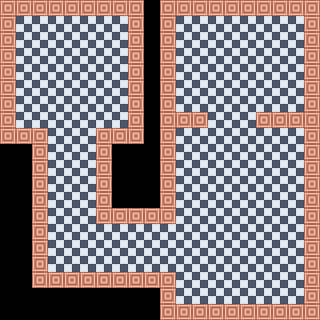

This game map was drawn from its Tiled (.tmx) file and the tilesets committed beside it. A one-line description and the full map source follow:
An orthogonal 20x20 tile map with 16x16 px tiles, 2 tile layers (Floor, Wall).

<map version="1.0" orientation="orthogonal" renderorder="right-down" width="20" height="20" tilewidth="16" tileheight="16" nextobjectid="1">
 <tileset firstgid="1" name="16x16_test" tilewidth="16" tileheight="16" tilecount="100" columns="10">
  <image source="../textures/16x16_test.png" width="160" height="160" />
 </tileset>
 <layer name="Floor" width="20" height="20">
  <data encoding="csv">
0,0,0,0,0,0,0,0,0,0,0,0,0,0,0,0,0,0,0,0,
0,1,1,1,1,1,1,1,0,0,0,1,1,1,1,1,1,1,1,0,
0,1,1,1,1,1,1,1,0,0,0,1,1,1,1,1,1,1,1,0,
0,1,1,1,1,1,1,1,0,0,0,1,1,1,1,1,1,1,1,0,
0,1,1,1,1,1,1,1,0,0,0,1,1,1,1,1,1,1,1,0,
0,1,1,1,1,1,1,1,0,0,0,1,1,1,1,1,1,1,1,0,
0,1,1,1,1,1,1,1,0,0,0,1,1,1,1,1,1,1,1,0,
0,1,1,1,1,1,1,1,0,0,0,0,0,1,1,1,0,0,0,0,
0,0,0,1,1,1,0,0,0,0,0,1,1,1,1,1,1,1,1,0,
0,0,0,1,1,1,0,0,0,0,0,1,1,1,1,1,1,1,1,0,
0,0,0,1,1,1,0,0,0,0,0,1,1,1,1,1,1,1,1,0,
0,0,0,1,1,1,0,0,0,0,0,1,1,1,1,1,1,1,1,0,
0,0,0,1,1,1,0,0,0,0,0,1,1,1,1,1,1,1,1,0,
0,0,0,1,1,1,0,0,0,0,0,1,1,1,1,1,1,1,1,0,
0,0,0,1,1,1,1,1,1,1,1,1,1,1,1,1,1,1,1,0,
0,0,0,1,1,1,1,1,1,1,1,1,1,1,1,1,1,1,1,0,
0,0,0,1,1,1,1,1,1,1,1,1,1,1,1,1,1,1,1,0,
0,0,0,0,0,0,0,0,0,0,0,1,1,1,1,1,1,1,1,0,
0,0,0,0,0,0,0,0,0,0,0,1,1,1,1,1,1,1,1,0,
0,0,0,0,0,0,0,0,0,0,0,0,0,0,0,0,0,0,0,0
</data>
 </layer>
 <layer name="Wall" width="20" height="20">
  <data encoding="csv">
3,3,3,3,3,3,3,3,3,0,3,3,3,3,3,3,3,3,3,3,
3,0,0,0,0,0,0,0,3,0,3,0,0,0,0,0,0,0,0,3,
3,0,0,0,0,0,0,0,3,0,3,0,0,0,0,0,0,0,0,3,
3,0,0,0,0,0,0,0,3,0,3,0,0,0,0,0,0,0,0,3,
3,0,0,0,0,0,0,0,3,0,3,0,0,0,0,0,0,0,0,3,
3,0,0,0,0,0,0,0,3,0,3,0,0,0,0,0,0,0,0,3,
3,0,0,0,0,0,0,0,3,0,3,0,0,0,0,0,0,0,0,3,
3,0,0,0,0,0,0,0,3,0,3,3,3,0,0,0,3,3,3,3,
3,3,3,0,0,0,3,3,3,0,3,0,0,0,0,0,0,0,0,3,
0,0,3,0,0,0,3,0,0,0,3,0,0,0,0,0,0,0,0,3,
0,0,3,0,0,0,3,0,0,0,3,0,0,0,0,0,0,0,0,3,
0,0,3,0,0,0,3,0,0,0,3,0,0,0,0,0,0,0,0,3,
0,0,3,0,0,0,3,0,0,0,3,0,0,0,0,0,0,0,0,3,
0,0,3,0,0,0,3,3,3,3,3,0,0,0,0,0,0,0,0,3,
0,0,3,0,0,0,0,0,0,0,0,0,0,0,0,0,0,0,0,3,
0,0,3,0,0,0,0,0,0,0,0,0,0,0,0,0,0,0,0,3,
0,0,3,0,0,0,0,0,0,0,0,0,0,0,0,0,0,0,0,3,
0,0,3,3,3,3,3,3,3,3,3,0,0,0,0,0,0,0,0,3,
0,0,0,0,0,0,0,0,0,0,3,0,0,0,0,0,0,0,0,3,
0,0,0,0,0,0,0,0,0,0,3,3,3,3,3,3,3,3,3,3
</data>
 </layer>
</map>